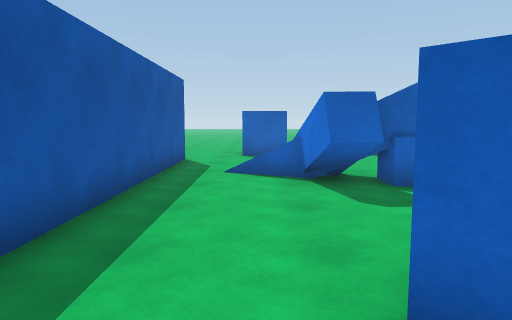
[1] (above)

16 first-person views from a walk through a Unity game level. The camera is 1.3 m above the floor, tilts 6° down and sees 70° across. The floor is counted in squares, 1 m on a side. Each view is taken from the middle of a square. On the plan, view 1 faces up. The plan holds only what a view shows up to about 15 squares ahead; the rest is blank. The place goes on beyond the plan. The player character is not drawn. Some animated figures are not drawn.

[2]
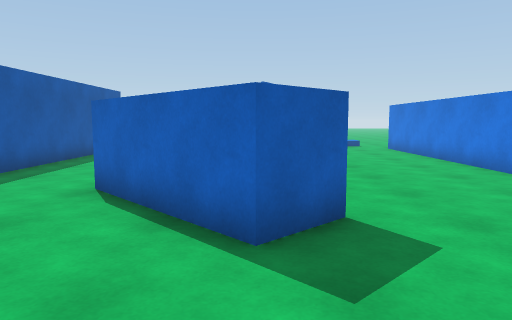

[3]
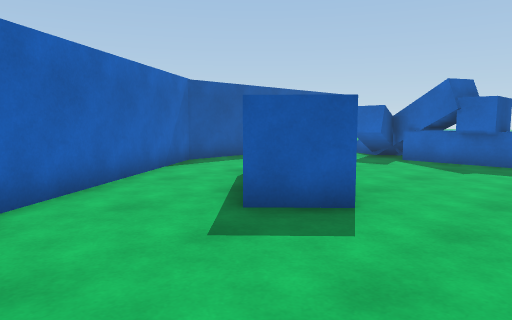

[4]
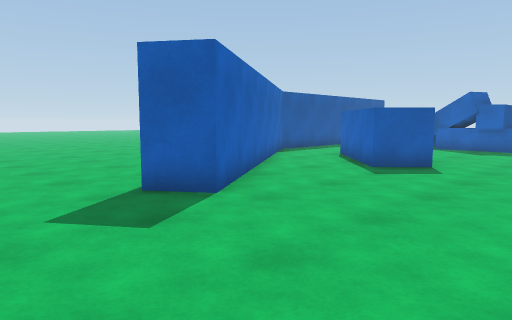

[5]
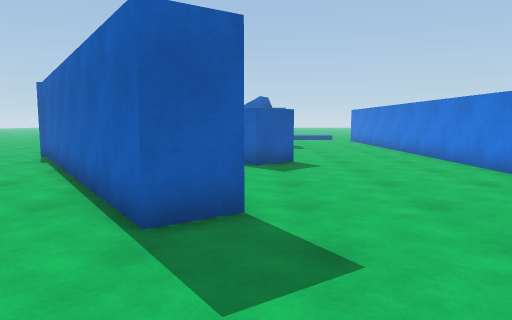

[6]
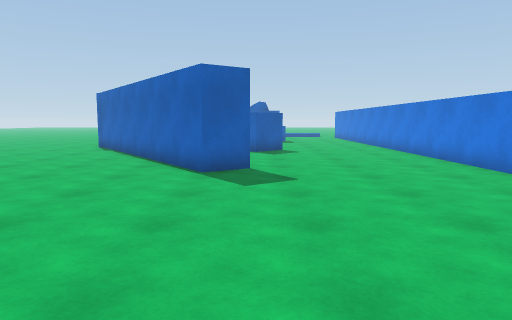

[7]
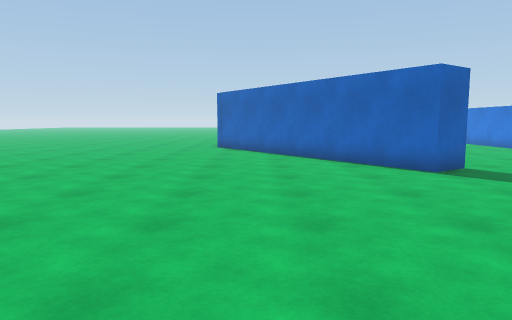

[8]
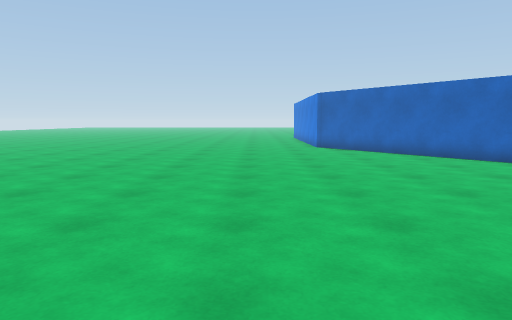

[9]
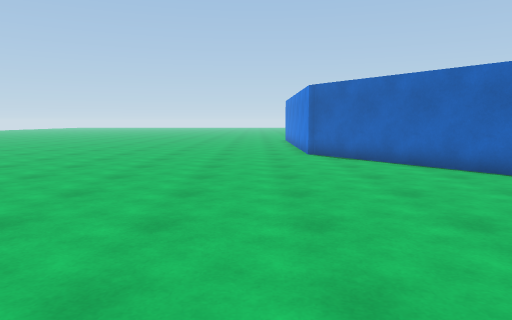

[10]
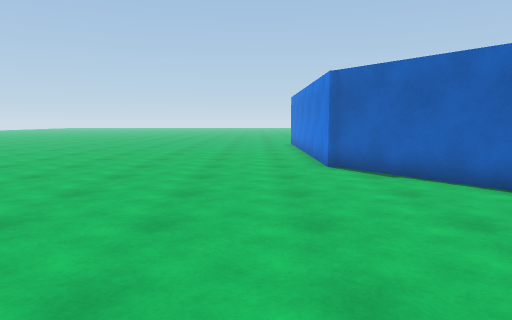

[11]
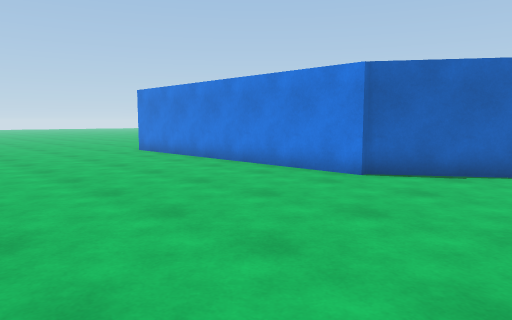

[12]
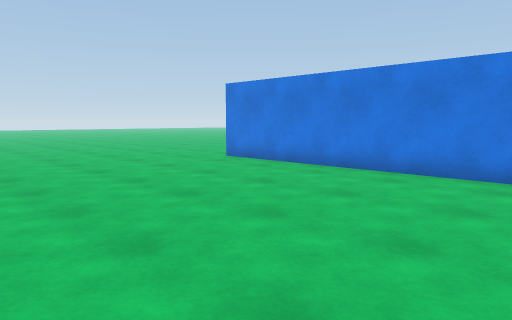

[13]
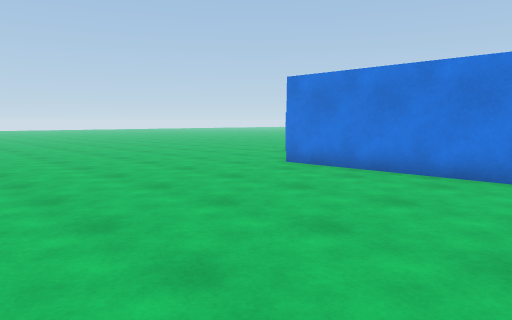

[14]
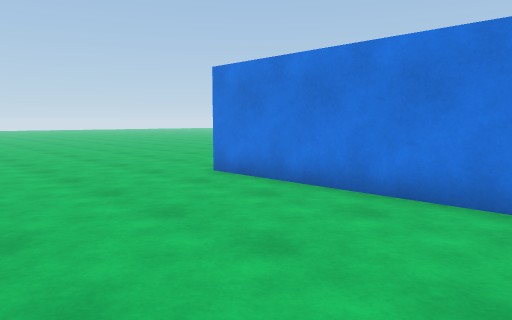

[15]
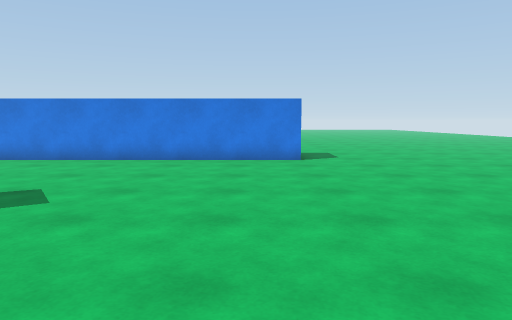

[16]
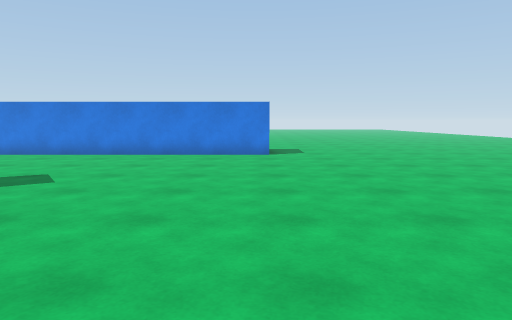

### Floor plan
Key: @ floor where view 1 was taken; # wall or solid block; . floor; / step, stairs or slope; = window, fence, low wall or low ledge; C blue cube; B blue block.
Columns run from 13 left of view 1 to 13 right of it. Each row starts with its distance up from view 1.
 17   ...........
 16   ...........
 15   ...........CC
 14   ...........CC
 13  ........##...
 12  ........##...  ..
 11  ........##..   ..
 10  ........##..        ..#
  9  ........##../    B  ..#
  8  ........##....#  B#...#
  7  ........##....#=#B#...#
  6 .........##............#
  5 .........##............#
  4 .........##............#
  3 .........##.... .......#
  2 .........###..## ......#
  1 ..........##...## .....#
  0 ..........###@..###....#
 -1 ...........###...#.....#
 -2 ............##.........#
 -3 ............###........#
 -4 .............###.......#
 -5 ..............###......#
 -6 ..............###......#
 -7 ...............##......#
 -8 .......................#
 -9 .......................#
-10  ......................#
-11   .....................#
-12   .....................#
-13    ....................#
-14     ...................#
-15     .......................
-16            ................
-17       .    . ..............

Where each view was taken, in squares from view 1:
view 1: 0 up, 0 right, facing up
view 2: 5 down, 4 right, facing up
view 3: 5 down, 8 right, facing up-left
view 4: 11 down, 9 right, facing up-left
view 5: 12 down, 4 right, facing up
view 6: 17 down, 4 right, facing up
view 7: 17 down, 2 left, facing up
view 8: 17 down, 7 left, facing up
view 9: 13 down, 6 left, facing up
view 10: 9 down, 6 left, facing up
view 11: 3 down, 12 left, facing up-right
view 12: 2 up, 13 left, facing up-right
view 13: 5 up, 13 left, facing up-right
view 14: 5 up, 10 left, facing up-right
view 15: 13 down, 2 left, facing right
view 16: 14 down, 4 left, facing right
